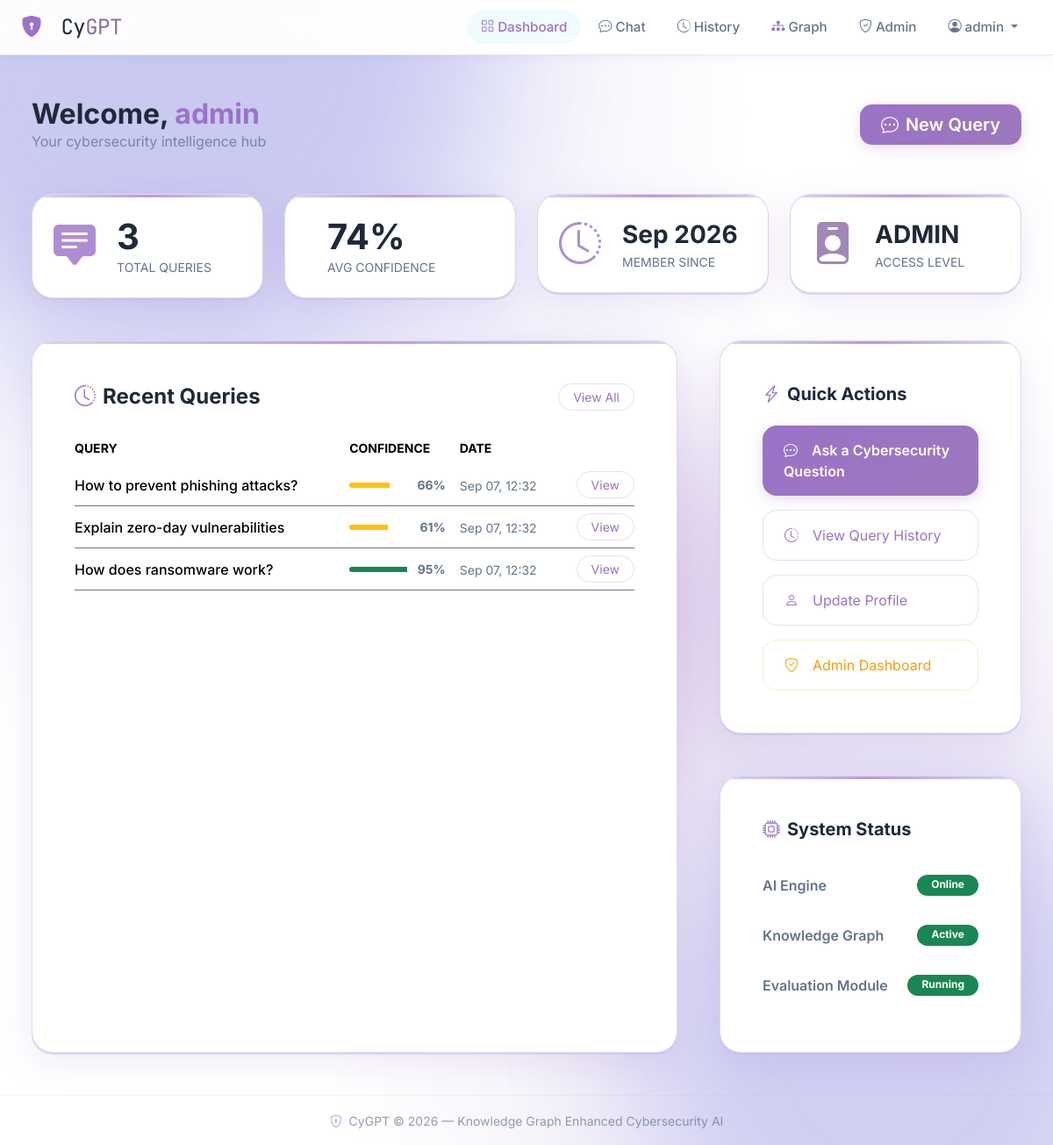
The page /chatbot/dashboard/ (signed in) on the database its author committed.
### users/models.py (models this page shows, shortened)
class CustomUser(AbstractUser):
    ROLE_CHOICES = [
        ('user', 'User'),
        ('admin', 'Admin'),
    ]
    email = models.EmailField(unique=True)
    role = models.CharField(max_length=10, choices=ROLE_CHOICES, default='user')
    bio = models.TextField(blank=True)
    avatar = models.ImageField(upload_to='avatars/', blank=True, null=True)
    created_at = models.DateTimeField(auto_now_add=True)
    USERNAME_FIELD = 'email'
    REQUIRED_FIELDS = ['username']
    @property
    def is_admin_user(self):
        return self.role == 'admin' or self.is_superuser

### chatbot/models.py (models this page shows, shortened)
class UserQuery(models.Model):
    user = models.ForeignKey(settings.AUTH_USER_MODEL, on_delete=models.CASCADE, related_name='queries')
    query = models.TextField()
    ai_response = models.TextField(blank=True)
    confidence_score = models.FloatField(default=0.0)
    knowledge_used = models.TextField(blank=True, help_text='Knowledge entries used in this query')
    created_at = models.DateTimeField(auto_now_add=True)
    class Meta:
        ordering = ['-created_at']

### chatbot/views.py (the view)
# urls.py: path('', views.admin_dashboard, name='dashboard'),
@login_required
def dashboard(request):
    queries = UserQuery.objects.filter(user=request.user)
    stats = queries.aggregate(
        total=Count('id'),
        avg_confidence=Avg('confidence_score')
    )
    recent = queries[:5]
    return render(request, 'chatbot/dashboard.html', {
        'stats': stats,
        'recent_queries': recent,
    })

### adminpanel/context_processors.py (called while the page is built)
def active_alerts(request):
    if request.user.is_authenticated:
        alerts = [alert for alert in BroadcastAlert.objects.filter(is_active=True) if alert.is_valid]
        return {'active_alerts': alerts}
    return {'active_alerts': []}

### templates/chatbot/dashboard.html (shortened to what this page needs)
{% extends 'base.html' %}
{% block content %}
<div class="container-fluid py-4 px-4 gsap-dashboard">
  <div class="d-flex justify-content-between align-items-center mb-5 dash-header">
    <div>
      <h2 class="fw-bold mb-0">Welcome, <span class="text-cyan">{{ user.username }}</span></h2>
      <p class="text-muted fs-6 mb-0" style="opacity: 0.8;">Your cybersecurity intelligence hub</p>
    </div>
    <a href="{% url 'chatbot:chat' %}" class="btn btn-cyber-primary btn-lg px-4">
      <i class="bi bi-chat-dots me-2"></i>New Query
    </a>
  </div>
  <div class="row g-4 mb-5 dash-stats">
    <div class="col-sm-6 col-lg-3">
      <div class="premium-panel p-4 d-flex align-items-center">
        <i class="bi bi-chat-square-text-fill text-cyan display-5 me-4" style="opacity:0.8;"></i>
        <div>
          <div class="fw-bold display-6">{{ stats.total|default:0 }}</div>
          <div class="text-muted small text-uppercase tracking-wide">Total Queries</div>
        </div>
      </div>
    </div>
    <div class="col-sm-6 col-lg-3">
      <div class="premium-panel p-4 d-flex align-items-center">
        <div>
          <div class="fw-bold display-6">{% widthratio stats.avg_confidence|default:0 1 100 %}%</div>
          <div class="text-muted small text-uppercase tracking-wide">Avg Confidence</div>
        </div>
      </div>
    </div>
    <div class="col-sm-6 col-lg-3">
      <div class="premium-panel p-4 d-flex align-items-center">
        <i class="bi bi-clock-history text-cyan display-5 me-4" style="opacity:0.8;"></i>
        <div>
          <div class="fw-bold fs-3">{{ user.date_joined|date:"M Y" }}</div>
          <div class="text-muted small text-uppercase tracking-wide">Member Since</div>
        </div>
      </div>
    </div>
    <div class="col-sm-6 col-lg-3">
      <div class="premium-panel p-4 d-flex align-items-center">
        <i class="bi bi-person-badge-fill text-cyan-light display-5 me-4" style="opacity:0.8;"></i>
        <div>
          <div class="fw-bold fs-3">{{ user.role|upper }}</div>
          <div class="text-muted small text-uppercase tracking-wide">Access Level</div>
        </div>
      </div>
    </div>
  </div>
  <div class="row g-5">
    <div class="col-lg-8">
      <div class="premium-panel p-5 h-100 dash-queries">
        <div class="d-flex justify-content-between align-items-center mb-4">
          <h4 class="fw-bold mb-0"><i class="bi bi-clock-history me-2 text-cyan"></i>Recent Queries</h4>
          <a href="{% url 'chatbot:history' %}" class="btn btn-sm btn-outline-secondary px-3 rounded-pill">View All</a>
        </div>
        {% if recent_queries %}
        <div class="table-responsive">
          <table class="table table-hover align-middle mb-0">
            <thead class="text-muted small text-uppercase">
              <tr><th class="ps-0 border-0">Query</th><th class="border-0">Confidence</th><th class="border-0">Date</th><th class="border-0"></th></tr>
            </thead>
            <tbody>
              {% for q in recent_queries %}
              <tr class="query-row">
                <td class="text-truncate ps-0 border-bottom border-secondary" style="max-width:300px; font-weight: 500;">{{ q.query }}</td>
                <td class="border-bottom border-secondary">
                  <div class="d-flex align-items-center gap-2">
                    <div class="progress flex-grow-1" style="height:6px; background: rgba(255,255,255,0.05); max-width: 100px;">
                      <div class="progress-bar {% if q.confidence_score >= 0.7 %}bg-success{% elif q.confidence_score >= 0.4 %}bg-warning{% else %}bg-danger{% endif %}"
                           style="width:{% widthratio q.confidence_score 1 100 %}%"></div>
                    </div>
                    <small class="text-muted fw-bold">{% widthratio q.confidence_score 1 100 %}%</small>
                  </div>
                </td>
                <td class="border-bottom border-secondary"><small class="text-muted">{{ q.created_at|date:"M d, H:i" }}</small></td>
                <td class="text-end pe-0 border-bottom border-secondary">
                  <a href="{% url 'chatbot:query_detail' q.pk %}" class="btn btn-sm btn-outline-secondary py-1 px-3 rounded-pill">
                    View
                  </a>
                </td>
              </tr>
              {% endfor %}
            </tbody>
          </table>
        </div>
        {% else %}
        <div class="text-center py-5">
          <div class="mb-4 text-muted"><i class="bi bi-chat-square-dots display-1" style="opacity:0.3;"></i></div>
          <h5 class="text-muted">No queries yet.</h5>
          <a href="{% url 'chatbot:chat' %}" class="btn btn-cyber-primary mt-3 px-4">Start your first analysis</a>
        </div>
        {% endif %}
      </div>
    </div>
    <div class="col-lg-4">
      <div class="premium-panel p-5 mb-5 dash-actions">
        <h5 class="fw-bold mb-4"><i class="bi bi-lightning-charge me-2 text-cyan"></i>Quick Actions</h5>
        <div class="d-grid gap-3">
          <a href="{% url 'chatbot:chat' %}" class="btn btn-cyber-primary text-start py-3 px-4 rounded-4">
            <i class="bi bi-chat-dots me-3"></i>Ask a Cybersecurity Question
          </a>
          <a href="{% url 'chatbot:history' %}" class="btn btn-outline-secondary text-start py-3 px-4 rounded-4">
            <i class="bi bi-clock-history me-3"></i>View Query History
          </a>
          <a href="{% url 'users:profile' %}" class="btn btn-outline-secondary text-start py-3 px-4 rounded-4">
            <i class="bi bi-person me-3"></i>Update Profile
          </a>
          {% if user.is_admin_user %}
          <a href="{% url 'adminpanel:dashboard' %}" class="btn btn-outline-secondary text-start py-3 px-4 rounded-4" style="color:#f59e0b; border-color: rgba(245, 158, 11, 0.2);">
            <i class="bi bi-shield-check me-3"></i>Admin Dashboard
          </a>
          {% endif %}
        </div>
      </div>
      <div class="premium-panel p-5 dash-status">
        <h5 class="fw-bold mb-4"><i class="bi bi-cpu me-2 text-cyan"></i>System Status</h5>
        <div class="d-flex justify-content-between py-3 border-bottom" style="border-color: rgba(255,255,255,0.05)!important;">
          <span class="text-muted fw-semibold">AI Engine</span>
          <span class="badge rounded-pill bg-success px-3">Online</span>
        </div>
        <div class="d-flex justify-content-between py-3 border-bottom" style="border-color: rgba(255,255,255,0.05)!important;">
          <span class="text-muted fw-semibold">Knowledge Graph</span>
          <span class="badge rounded-pill bg-success px-3">Active</span>
        </div>
        <div class="d-flex justify-content-between py-3">
          <span class="text-muted fw-semibold">Evaluation Module</span>
          <span class="badge rounded-pill bg-success px-3">Running</span>
        </div>
      </div>
    </div>
  </div>
</div>
{% endblock %}

### templates/base.html (shortened to what this page needs)
<!DOCTYPE html>
<html lang="en" data-bs-theme="light">
<head>
  <link href="https://cdn.jsdelivr.net/npm/bootstrap@5.3.2/dist/css/bootstrap.min.css" rel="stylesheet">
  <link href="https://cdn.jsdelivr.net/npm/bootstrap-icons@1.11.3/font/bootstrap-icons.min.css" rel="stylesheet">
  {% load static %}
  <link rel="stylesheet" href="{% static 'css/custom.css' %}">
</head>
<body class="cyber-body">
<div class="bg-orb orb-1"></div>
<nav class="navbar navbar-expand-lg cyber-navbar sticky-top">
  <div class="container-fluid px-4">
    <a class="navbar-brand cyber-brand" href="/">
      <i class="bi bi-shield-lock-fill text-cyan me-2"></i>
      <span class="brand-text">Cy<span class="text-cyan-light">GPT</span></span>
    </a>
    <div class="collapse navbar-collapse" id="navbarNav">
      <ul class="navbar-nav ms-auto align-items-center gap-1">
        {% if user.is_authenticated %}
          <li class="nav-item"><a class="nav-link cyber-nav-link" href="{% url 'chatbot:dashboard' %}"><i class="bi bi-grid me-1"></i>Dashboard</a></li>
          <li class="nav-item"><a class="nav-link cyber-nav-link" href="{% url 'chatbot:chat' %}"><i class="bi bi-chat-dots me-1"></i>Chat</a></li>
          <li class="nav-item"><a class="nav-link cyber-nav-link" href="{% url 'chatbot:history' %}"><i class="bi bi-clock-history me-1"></i>History</a></li>
          <li class="nav-item"><a class="nav-link cyber-nav-link" href="{% url 'knowledge:graph' %}"><i class="bi bi-diagram-3-fill me-1 text-cyan"></i>Graph</a></li>
          {% if user.is_admin_user %}
            <li class="nav-item"><a class="nav-link cyber-nav-link text-warning" href="{% url 'adminpanel:dashboard' %}"><i class="bi bi-shield-check me-1"></i>Admin</a></li>
          {% endif %}
          <li class="nav-item dropdown">
            <a class="nav-link dropdown-toggle cyber-nav-link" href="#" data-bs-toggle="dropdown">
              <i class="bi bi-person-circle me-1"></i>{{ user.username }}
            </a>
          </li>
        {% else %}
          <li class="nav-item"><a class="nav-link cyber-nav-link" href="{% url 'users:login' %}">Login</a></li>
          <li class="nav-item"><a class="btn btn-cyber-primary btn-sm ms-2" href="{% url 'users:register' %}">Get Started</a></li>
        {% endif %}
      </ul>
    </div>
  </div>
</nav>
<main class="{% block main_class %}container-fluid py-4{% endblock %}">
  {% block content %}{% endblock %}
</main>
<footer class="cyber-footer mt-auto py-3 text-center">
  <small class="text-muted" style="opacity: 0.7;">
    <i class="bi bi-shield-lock text-cyan me-1"></i>
    CyGPT &copy; 2026 — Knowledge Graph Enhanced Cybersecurity AI
  </small>
</footer>
{% load static %}
</body>
</html>

### static/css/custom.css (style rules this page uses)
:root { --cyber-violet: #9B72C8; --cyber-lavender: #C4C4F0; --cyber-bg: #FFFFFF; --cyber-bg-alt: #F8F7FF; --cyber-text: #1E293B; --cyber-text-muted: #64748B; --cyber-surface: rgba(255, 255, 255, 0.95); --cyber-border: rgba(155, 114, 200, 0.35); --cyber-glow: 0 10px 30px rgba(155, 114, 200, 0.3); }
body.cyber-body { background-color: var(--cyber-bg); background-image: radial-gradient(ellipse at 20% 10%, rgba(196, 196, 240, 0.5) 0%, transparent 45%), radial-gradient(ellipse at 80% 80%, rgba(155, 114, 200, 0.2) 0%, transparent 45%); font-family: 'Inter', sans-serif; color: var(--cyber-text); min-height: 100vh; position: relative; overflow-x: hidden; }
.bg-orb { position: fixed; border-radius: 50%; filter: blur(80px); z-index: -1; opacity: 0.4; pointer-events: none; }
.orb-1 { width: 60vw; height: 60vw; background: var(--cyber-lavender); top: -25%; left: -15%; opacity: 0.85; }
.cyber-navbar { background: rgba(255, 255, 255, 0.95) !important; backdrop-filter: blur(20px); border-bottom: 1px solid rgba(155, 114, 200, 0.2); box-shadow: 0 2px 12px rgba(155, 114, 200, 0.1); z-index: 100; transition: background 0.3s ease, box-shadow 0.3s ease; }
.cyber-brand { font-family: 'JetBrains Mono', monospace; font-size: 1.5rem; text-decoration: none; color: var(--cyber-text) !important; letter-spacing: -0.5px; }
.cyber-nav-link { color: var(--cyber-text-muted) !important; transition: all 0.3s ease; padding: .5rem 1rem !important; border-radius: 20px; font-size: .95rem; font-weight: 500; }
.premium-panel { background: #FFFFFF; border-radius: 24px; border: 1px solid rgba(155, 114, 200, 0.3); box-shadow: 0 10px 40px rgba(155, 114, 200, 0.15), 0 2px 0 rgba(196,196,240,0.5); transition: transform 0.4s cubic-bezier(0.175, 0.885, 0.32, 1.275), box-shadow 0.4s ease; position: relative; overflow: hidden; }
.premium-panel::after { content: ''; position: absolute; top: 0; left: 0; right: 0; height: 3px; background: linear-gradient(90deg, var(--cyber-lavender), var(--cyber-violet), var(--cyber-lavender)); border-radius: 24px 24px 0 0; opacity: 0.7; }
.btn-cyber-primary { background: linear-gradient(135deg, var(--cyber-violet), #9C78BC); color: #fff; border: none; font-weight: 600; transition: all 0.3s ease; border-radius: 14px; box-shadow: 0 4px 15px rgba(177, 143, 207, 0.3); }
.btn-outline-secondary { border-radius: 14px; border: 1px solid rgba(177, 143, 207, 0.3); color: var(--cyber-violet); background: transparent; }
.text-cyan { color: var(--cyber-violet) !important; }
.text-cyan-light { color: #8A6BA8 !important; }
.text-muted { color: var(--cyber-text-muted) !important; }
.cyber-footer { border-top: 1px solid rgba(177, 143, 207, 0.1); background: transparent; }
.progress { border-radius: 20px; overflow: hidden; }

### rows shown on the page
CustomUser: username "admin", date_joined "Sep 2026", role "ADMIN"
UserQuery: query "How to prevent phishing attacks?", confidence_score "66", created_at "Sep 07, 12:32"
UserQuery: query "Explain zero-day vulnerabilities", confidence_score "61", created_at "Sep 07, 12:32"
UserQuery: query "How does ransomware work?", confidence_score "95", created_at "Sep 07, 12:32"

### other values the page prints
{{ stats.total|default:0 }} "3"
